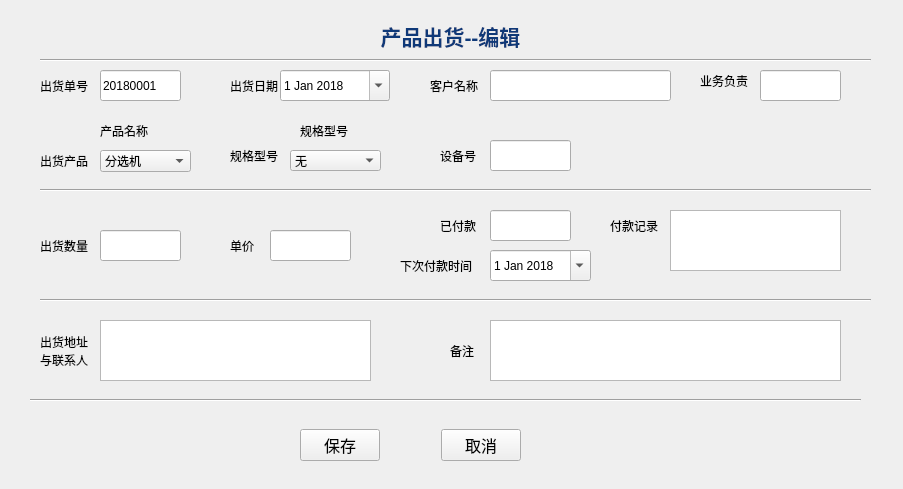
<?xml version="1.0" encoding="UTF-8"?>
<ui version="4.0">
 <class>Form</class>
 <widget class="QWidget" name="Form">
  <property name="geometry">
   <rect>
    <x>0</x>
    <y>0</y>
    <width>903</width>
    <height>489</height>
   </rect>
  </property>
  <property name="focusPolicy">
   <enum>Qt::StrongFocus</enum>
  </property>
  <property name="windowTitle">
   <string>Form</string>
  </property>
  <property name="autoFillBackground">
   <bool>true</bool>
  </property>
  <widget class="QLabel" name="label_13">
   <property name="geometry">
    <rect>
     <x>370</x>
     <y>20</y>
     <width>161</width>
     <height>31</height>
    </rect>
   </property>
   <property name="text">
    <string>&lt;html&gt;&lt;head/&gt;&lt;body&gt;&lt;p align=&quot;center&quot;&gt;&lt;span style=&quot; font-size:16pt; font-weight:600; color:#0f3978;&quot;&gt;产品出货--编辑&lt;/span&gt;&lt;/p&gt;&lt;/body&gt;&lt;/html&gt;</string>
   </property>
  </widget>
  <widget class="QLabel" name="label_7">
   <property name="geometry">
    <rect>
     <x>610</x>
     <y>210</y>
     <width>59</width>
     <height>31</height>
    </rect>
   </property>
   <property name="text">
    <string>付款记录</string>
   </property>
  </widget>
  <widget class="QLabel" name="label_6">
   <property name="geometry">
    <rect>
     <x>700</x>
     <y>50</y>
     <width>59</width>
     <height>61</height>
    </rect>
   </property>
   <property name="text">
    <string>业务负责</string>
   </property>
  </widget>
  <widget class="QWidget" name="horizontalLayoutWidget">
   <property name="geometry">
    <rect>
     <x>300</x>
     <y>420</y>
     <width>221</width>
     <height>51</height>
    </rect>
   </property>
   <layout class="QHBoxLayout" name="horizontalLayout">
    <item>
     <widget class="QPushButton" name="pushButton_save">
      <property name="font">
       <font>
        <family>宋体</family>
        <pointsize>12</pointsize>
        <weight>50</weight>
        <bold>false</bold>
       </font>
      </property>
      <property name="text">
       <string>保存</string>
      </property>
     </widget>
    </item>
    <item>
     <spacer name="horizontalSpacer">
      <property name="orientation">
       <enum>Qt::Horizontal</enum>
      </property>
      <property name="sizeHint" stdset="0">
       <size>
        <width>40</width>
        <height>20</height>
       </size>
      </property>
     </spacer>
    </item>
    <item>
     <widget class="QPushButton" name="pushButton_cancel">
      <property name="font">
       <font>
        <family>宋体</family>
        <pointsize>12</pointsize>
        <weight>50</weight>
        <bold>false</bold>
       </font>
      </property>
      <property name="text">
       <string>取消</string>
      </property>
     </widget>
    </item>
   </layout>
  </widget>
  <widget class="QLabel" name="label">
   <property name="geometry">
    <rect>
     <x>40</x>
     <y>70</y>
     <width>51</width>
     <height>31</height>
    </rect>
   </property>
   <property name="text">
    <string>出货单号</string>
   </property>
  </widget>
  <widget class="QLineEdit" name="lineEdit_id">
   <property name="geometry">
    <rect>
     <x>100</x>
     <y>70</y>
     <width>81</width>
     <height>31</height>
    </rect>
   </property>
   <property name="text">
    <string>20180001</string>
   </property>
   <property name="readOnly">
    <bool>false</bool>
   </property>
  </widget>
  <widget class="QLabel" name="label_2">
   <property name="geometry">
    <rect>
     <x>430</x>
     <y>70</y>
     <width>51</width>
     <height>31</height>
    </rect>
   </property>
   <property name="text">
    <string>客户名称</string>
   </property>
  </widget>
  <widget class="QLineEdit" name="lineEdit_customer">
   <property name="geometry">
    <rect>
     <x>490</x>
     <y>70</y>
     <width>181</width>
     <height>31</height>
    </rect>
   </property>
  </widget>
  <widget class="QLabel" name="label_3">
   <property name="geometry">
    <rect>
     <x>40</x>
     <y>150</y>
     <width>51</width>
     <height>21</height>
    </rect>
   </property>
   <property name="text">
    <string>出货产品</string>
   </property>
  </widget>
  <widget class="QLineEdit" name="lineEdit_sales">
   <property name="geometry">
    <rect>
     <x>760</x>
     <y>70</y>
     <width>81</width>
     <height>31</height>
    </rect>
   </property>
   <property name="text">
    <string/>
   </property>
  </widget>
  <widget class="QLabel" name="label_9">
   <property name="geometry">
    <rect>
     <x>40</x>
     <y>230</y>
     <width>51</width>
     <height>31</height>
    </rect>
   </property>
   <property name="text">
    <string>出货数量</string>
   </property>
  </widget>
  <widget class="QComboBox" name="comboBox_production">
   <property name="geometry">
    <rect>
     <x>100</x>
     <y>150</y>
     <width>91</width>
     <height>22</height>
    </rect>
   </property>
   <item>
    <property name="text">
     <string>分选机</string>
    </property>
   </item>
   <item>
    <property name="text">
     <string>点焊机</string>
    </property>
   </item>
   <item>
    <property name="text">
     <string>面垫机</string>
    </property>
   </item>
   <item>
    <property name="text">
     <string>PACK自动产线</string>
    </property>
   </item>
   <item>
    <property name="text">
     <string>其他</string>
    </property>
   </item>
  </widget>
  <widget class="QPlainTextEdit" name="plainTextEdit_payRecord">
   <property name="geometry">
    <rect>
     <x>670</x>
     <y>210</y>
     <width>171</width>
     <height>61</height>
    </rect>
   </property>
  </widget>
  <widget class="QLineEdit" name="lineEdit_number">
   <property name="geometry">
    <rect>
     <x>100</x>
     <y>230</y>
     <width>81</width>
     <height>31</height>
    </rect>
   </property>
   <property name="text">
    <string/>
   </property>
  </widget>
  <widget class="QLabel" name="label_11">
   <property name="geometry">
    <rect>
     <x>230</x>
     <y>70</y>
     <width>61</width>
     <height>31</height>
    </rect>
   </property>
   <property name="text">
    <string>出货日期</string>
   </property>
  </widget>
  <widget class="QComboBox" name="comboBox_model">
   <property name="geometry">
    <rect>
     <x>290</x>
     <y>150</y>
     <width>91</width>
     <height>21</height>
    </rect>
   </property>
   <item>
    <property name="text">
     <string>无</string>
    </property>
   </item>
   <item>
    <property name="text">
     <string>AIBAT-204</string>
    </property>
   </item>
   <item>
    <property name="text">
     <string>AIBAT-105</string>
    </property>
   </item>
   <item>
    <property name="text">
     <string>AIBAT-107</string>
    </property>
   </item>
   <item>
    <property name="text">
     <string>AIBAT-111</string>
    </property>
   </item>
   <item>
    <property name="text">
     <string>MD300</string>
    </property>
   </item>
   <item>
    <property name="text">
     <string>MD500</string>
    </property>
   </item>
   <item>
    <property name="text">
     <string>WM3</string>
    </property>
   </item>
   <item>
    <property name="text">
     <string>WD300</string>
    </property>
   </item>
   <item>
    <property name="text">
     <string>WD500</string>
    </property>
   </item>
   <item>
    <property name="text">
     <string>WD700</string>
    </property>
   </item>
   <item>
    <property name="text">
     <string>WS600</string>
    </property>
   </item>
   <item>
    <property name="text">
     <string>WS800</string>
    </property>
   </item>
   <item>
    <property name="text">
     <string>X200</string>
    </property>
   </item>
   <item>
    <property name="text">
     <string>X500</string>
    </property>
   </item>
   <item>
    <property name="text">
     <string>X800</string>
    </property>
   </item>
   <item>
    <property name="text">
     <string>其他</string>
    </property>
   </item>
  </widget>
  <widget class="QLabel" name="label_12">
   <property name="geometry">
    <rect>
     <x>230</x>
     <y>140</y>
     <width>51</width>
     <height>31</height>
    </rect>
   </property>
   <property name="text">
    <string>规格型号</string>
   </property>
  </widget>
  <widget class="QLabel" name="label_14">
   <property name="geometry">
    <rect>
     <x>440</x>
     <y>140</y>
     <width>41</width>
     <height>31</height>
    </rect>
   </property>
   <property name="text">
    <string>设备号</string>
   </property>
  </widget>
  <widget class="QLineEdit" name="lineEdit_macID">
   <property name="geometry">
    <rect>
     <x>490</x>
     <y>140</y>
     <width>81</width>
     <height>31</height>
    </rect>
   </property>
   <property name="text">
    <string/>
   </property>
  </widget>
  <widget class="Line" name="line">
   <property name="geometry">
    <rect>
     <x>40</x>
     <y>180</y>
     <width>831</width>
     <height>20</height>
    </rect>
   </property>
   <property name="orientation">
    <enum>Qt::Horizontal</enum>
   </property>
  </widget>
  <widget class="QLabel" name="label_16">
   <property name="geometry">
    <rect>
     <x>230</x>
     <y>230</y>
     <width>41</width>
     <height>31</height>
    </rect>
   </property>
   <property name="text">
    <string>单价</string>
   </property>
  </widget>
  <widget class="QLineEdit" name="lineEdit_unitPrice">
   <property name="geometry">
    <rect>
     <x>270</x>
     <y>230</y>
     <width>81</width>
     <height>31</height>
    </rect>
   </property>
   <property name="text">
    <string/>
   </property>
  </widget>
  <widget class="QLabel" name="label_17">
   <property name="geometry">
    <rect>
     <x>440</x>
     <y>210</y>
     <width>41</width>
     <height>31</height>
    </rect>
   </property>
   <property name="text">
    <string>已付款</string>
   </property>
  </widget>
  <widget class="QLineEdit" name="lineEdit_paid">
   <property name="geometry">
    <rect>
     <x>490</x>
     <y>210</y>
     <width>81</width>
     <height>31</height>
    </rect>
   </property>
   <property name="text">
    <string/>
   </property>
  </widget>
  <widget class="QLabel" name="label_8">
   <property name="geometry">
    <rect>
     <x>40</x>
     <y>320</y>
     <width>59</width>
     <height>61</height>
    </rect>
   </property>
   <property name="text">
    <string>出货地址
与联系人</string>
   </property>
  </widget>
  <widget class="QPlainTextEdit" name="plainTextEdit_shipto">
   <property name="geometry">
    <rect>
     <x>100</x>
     <y>320</y>
     <width>271</width>
     <height>61</height>
    </rect>
   </property>
  </widget>
  <widget class="QLabel" name="label_10">
   <property name="geometry">
    <rect>
     <x>450</x>
     <y>320</y>
     <width>31</width>
     <height>61</height>
    </rect>
   </property>
   <property name="text">
    <string>备注</string>
   </property>
  </widget>
  <widget class="QPlainTextEdit" name="plainTextEdit_remark_3">
   <property name="geometry">
    <rect>
     <x>490</x>
     <y>320</y>
     <width>351</width>
     <height>61</height>
    </rect>
   </property>
  </widget>
  <widget class="Line" name="line_2">
   <property name="geometry">
    <rect>
     <x>40</x>
     <y>290</y>
     <width>831</width>
     <height>20</height>
    </rect>
   </property>
   <property name="orientation">
    <enum>Qt::Horizontal</enum>
   </property>
  </widget>
  <widget class="Line" name="line_3">
   <property name="geometry">
    <rect>
     <x>30</x>
     <y>390</y>
     <width>831</width>
     <height>20</height>
    </rect>
   </property>
   <property name="orientation">
    <enum>Qt::Horizontal</enum>
   </property>
  </widget>
  <widget class="QLabel" name="label_18">
   <property name="geometry">
    <rect>
     <x>400</x>
     <y>250</y>
     <width>81</width>
     <height>31</height>
    </rect>
   </property>
   <property name="text">
    <string>下次付款时间</string>
   </property>
  </widget>
  <widget class="Line" name="line_4">
   <property name="geometry">
    <rect>
     <x>40</x>
     <y>50</y>
     <width>831</width>
     <height>20</height>
    </rect>
   </property>
   <property name="orientation">
    <enum>Qt::Horizontal</enum>
   </property>
  </widget>
  <widget class="QLabel" name="label_production">
   <property name="geometry">
    <rect>
     <x>100</x>
     <y>120</y>
     <width>91</width>
     <height>21</height>
    </rect>
   </property>
   <property name="text">
    <string>产品名称</string>
   </property>
  </widget>
  <widget class="QLabel" name="label_model">
   <property name="geometry">
    <rect>
     <x>300</x>
     <y>120</y>
     <width>81</width>
     <height>21</height>
    </rect>
   </property>
   <property name="text">
    <string>规格型号</string>
   </property>
  </widget>
  <widget class="QDateEdit" name="dateEdit_ship">
   <property name="geometry">
    <rect>
     <x>280</x>
     <y>70</y>
     <width>110</width>
     <height>31</height>
    </rect>
   </property>
   <property name="dateTime">
    <datetime>
     <hour>0</hour>
     <minute>0</minute>
     <second>0</second>
     <year>2018</year>
     <month>1</month>
     <day>1</day>
    </datetime>
   </property>
   <property name="calendarPopup">
    <bool>true</bool>
   </property>
   <property name="date">
    <date>
     <year>2018</year>
     <month>1</month>
     <day>1</day>
    </date>
   </property>
  </widget>
  <widget class="QDateEdit" name="dateEdit_pay">
   <property name="geometry">
    <rect>
     <x>490</x>
     <y>250</y>
     <width>101</width>
     <height>31</height>
    </rect>
   </property>
   <property name="dateTime">
    <datetime>
     <hour>0</hour>
     <minute>0</minute>
     <second>0</second>
     <year>2018</year>
     <month>1</month>
     <day>1</day>
    </datetime>
   </property>
   <property name="calendarPopup">
    <bool>true</bool>
   </property>
  </widget>
 </widget>
 <resources/>
 <connections>
  <connection>
   <sender>pushButton_save</sender>
   <signal>clicked()</signal>
   <receiver>Form</receiver>
   <slot>saveToSqlite()</slot>
   <hints>
    <hint type="sourcelabel">
     <x>348</x>
     <y>433</y>
    </hint>
    <hint type="destinationlabel">
     <x>91</x>
     <y>218</y>
    </hint>
   </hints>
  </connection>
  <connection>
   <sender>pushButton_cancel</sender>
   <signal>clicked()</signal>
   <receiver>Form</receiver>
   <slot>close()</slot>
   <hints>
    <hint type="sourcelabel">
     <x>519</x>
     <y>433</y>
    </hint>
    <hint type="destinationlabel">
     <x>361</x>
     <y>446</y>
    </hint>
   </hints>
  </connection>
 </connections>
 <slots>
  <slot>saveToSqlite()</slot>
 </slots>
</ui>
